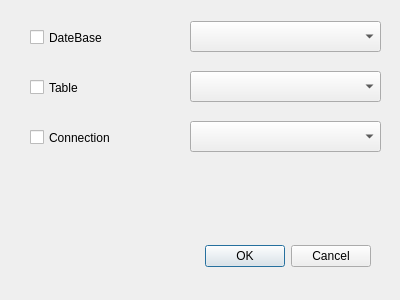
<?xml version="1.0" encoding="UTF-8"?>
<ui version="4.0">
 <class>DelDataBase</class>
 <widget class="QDialog" name="DelDataBase">
  <property name="geometry">
   <rect>
    <x>0</x>
    <y>0</y>
    <width>400</width>
    <height>300</height>
   </rect>
  </property>
  <property name="windowTitle">
   <string>Dialog</string>
  </property>
  <widget class="QDialogButtonBox" name="buttonBox">
   <property name="geometry">
    <rect>
     <x>30</x>
     <y>240</y>
     <width>341</width>
     <height>32</height>
    </rect>
   </property>
   <property name="orientation">
    <enum>Qt::Horizontal</enum>
   </property>
   <property name="standardButtons">
    <set>QDialogButtonBox::Cancel|QDialogButtonBox::Ok</set>
   </property>
  </widget>
  <widget class="QCheckBox" name="checkBox">
   <property name="geometry">
    <rect>
     <x>30</x>
     <y>27</y>
     <width>151</width>
     <height>21</height>
    </rect>
   </property>
   <property name="text">
    <string>DateBase</string>
   </property>
  </widget>
  <widget class="QCheckBox" name="checkBox_2">
   <property name="geometry">
    <rect>
     <x>30</x>
     <y>77</y>
     <width>151</width>
     <height>21</height>
    </rect>
   </property>
   <property name="text">
    <string>Table</string>
   </property>
  </widget>
  <widget class="QCheckBox" name="checkBox_3">
   <property name="geometry">
    <rect>
     <x>30</x>
     <y>127</y>
     <width>151</width>
     <height>21</height>
    </rect>
   </property>
   <property name="text">
    <string>Connection</string>
   </property>
  </widget>
  <widget class="QComboBox" name="comboBox">
   <property name="geometry">
    <rect>
     <x>190</x>
     <y>21</y>
     <width>191</width>
     <height>31</height>
    </rect>
   </property>
  </widget>
  <widget class="QComboBox" name="comboBox_2">
   <property name="geometry">
    <rect>
     <x>190</x>
     <y>71</y>
     <width>191</width>
     <height>31</height>
    </rect>
   </property>
  </widget>
  <widget class="QComboBox" name="comboBox_3">
   <property name="geometry">
    <rect>
     <x>190</x>
     <y>121</y>
     <width>191</width>
     <height>31</height>
    </rect>
   </property>
  </widget>
 </widget>
 <resources/>
 <connections>
  <connection>
   <sender>buttonBox</sender>
   <signal>accepted()</signal>
   <receiver>DelDataBase</receiver>
   <slot>accept()</slot>
   <hints>
    <hint type="sourcelabel">
     <x>248</x>
     <y>254</y>
    </hint>
    <hint type="destinationlabel">
     <x>157</x>
     <y>274</y>
    </hint>
   </hints>
  </connection>
  <connection>
   <sender>buttonBox</sender>
   <signal>rejected()</signal>
   <receiver>DelDataBase</receiver>
   <slot>reject()</slot>
   <hints>
    <hint type="sourcelabel">
     <x>316</x>
     <y>260</y>
    </hint>
    <hint type="destinationlabel">
     <x>286</x>
     <y>274</y>
    </hint>
   </hints>
  </connection>
 </connections>
</ui>
